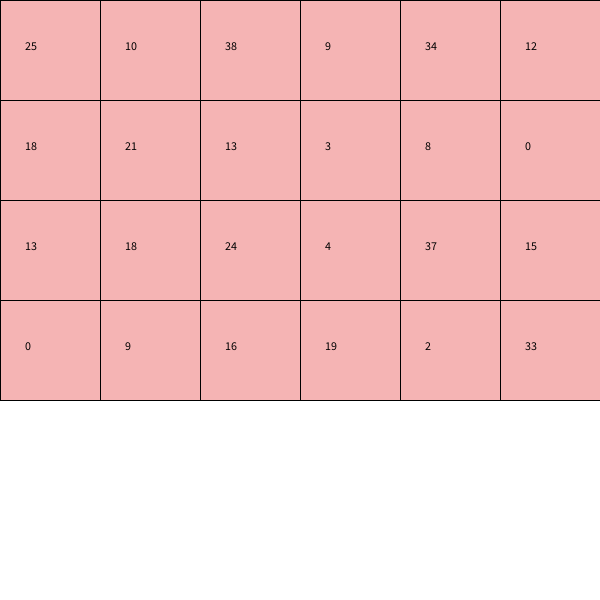
Frame 1 (no input)
Frame 60 (the mouse pressed at the canvas centre just before this capture): identical to frame 1, image omitted
Frame 120 (the mouse held since frame 60 and released just before this capture): identical to frame 1, image omitted

The Processing sketch that drew this single still picture (run headless with seeded random() and noise(); from frame 60 on, the mouse is pressed at the canvas centre):

// Processing sketch: week11_2
// ── week11_2.pde
void setup(){
  size(600,600);
  for( int i=0; i<4; i++){
    for(int j=0; j<6; j++){
      value[i][j] = int(random(40));
    }
  }
}
int [][] value = new int[4][6];
void draw(){
  background(255);
  for( int i=0; i<4; i++){ //y
    for( int j=0; j<6; j++){ //x
      fill(#F5B4B4);rect(j*100, i*100, 100,100);
      fill(0);text(value[i][j],j*100+25, i*100+50);
    }
  }
}
